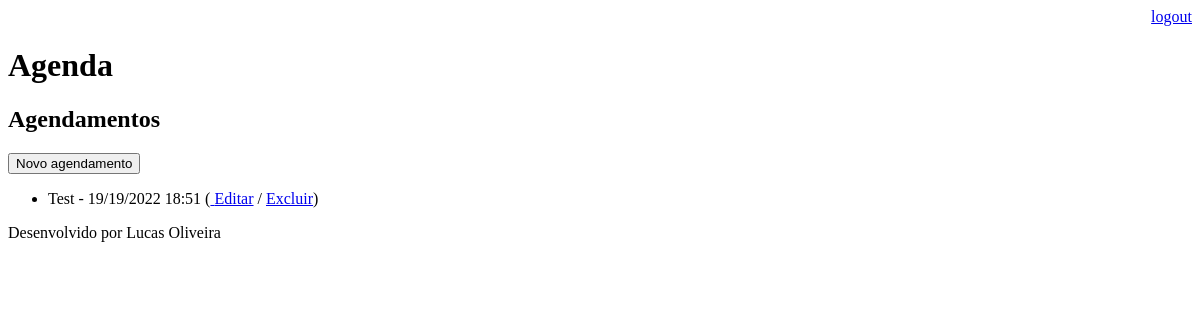
Page /agenda/ (signed in) on the earlier database version.
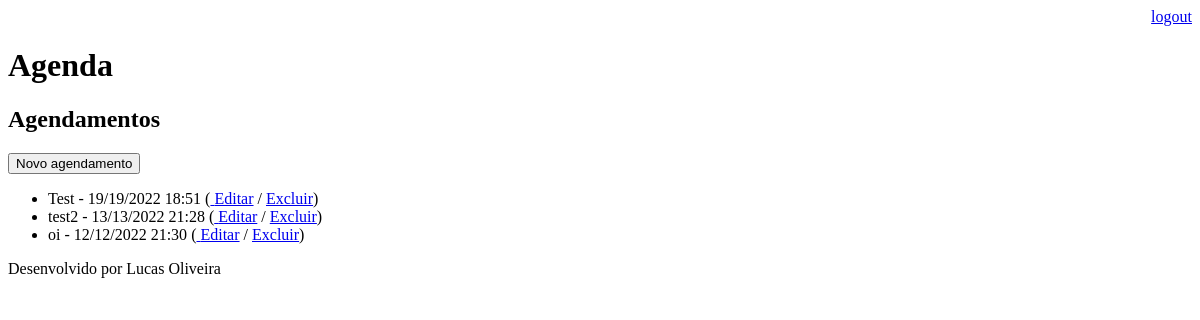
Same page on the later database version.
### core/models.py (models this page shows, shortened)
class Evento(models.Model):
    titulo = models.CharField(max_length=100)
    descricao = models.TextField(blank=True, null=True)
    data_evento = models.DateTimeField()
    data_criacao = models.DateTimeField(auto_now=True)
    usuario = models.ForeignKey(User, on_delete=models.CASCADE)
    class Meta:
        db_table = 'evento'
    def get_data_evento(self):
        return self.data_evento.strftime('%d/%d/%Y %H:%M')

### core/views.py (the view)
# urls.py: path('agenda/', views.lista_eventos),
@login_required(login_url='/login/')
def lista_eventos(request):
    usuario = request.user
    evento = Evento.objects.filter(usuario=usuario)
    response = {'evento':evento}
    return render(request, 'agenda.html', response)

### templates/agenda.html
{% extends "model-page.html" %}
{% block content %}
<h2>Agendamentos</h2>
<a href="evento/">
	<button type="button">Novo agendamento</button>
</a>
<ul>
	{% for evento in evento %}
	<li>
		{{ evento.titulo }} - {{evento.get_data_evento }}
		(<a href="evento/?id={{evento.id}}"> Editar</a>
		/
		<a href="evento/delete/{{evento.id}}/">Excluir</a>)
	</li>
	{% endfor %}
</ul>
{% endblock %}

### templates/model-page.html
<html>
	<head>
		{% include "model-header.html" %}
	</head>
	<body>
		{% block content %} {% endblock %}
		{% include "model-footer.html" %}
	</body>
</html>

### templates/model-header.html (shortened to what this page needs)
<div align="right">
	<a href="/logout">logout</a>
</div>
<h1>Agenda</h1>

### templates/model-footer.html
<p>Desenvolvido por Lucas Oliveira</p>

Differences in the rows shown:
added Evento: titulo "test2", get_data_evento "13/13/2022 21:28"
added Evento: titulo "oi", get_data_evento "12/12/2022 21:30"
